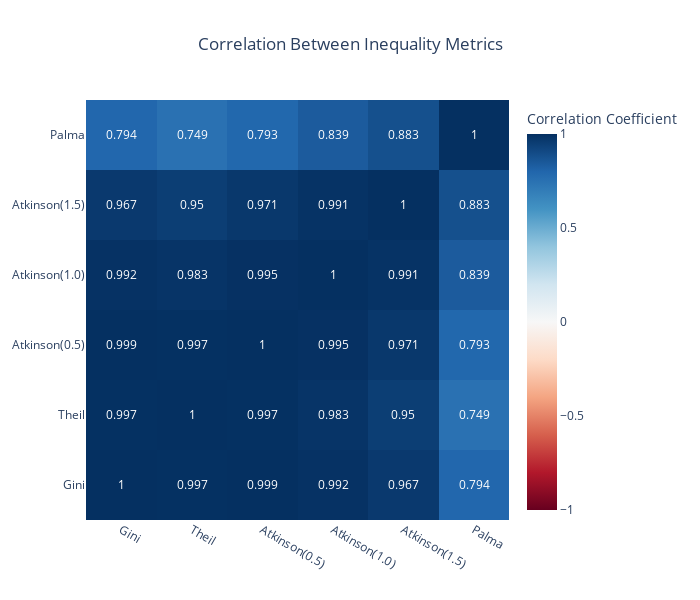

This figure's notebook cell:
### Code cell
# 3. Correlation Analysis Between Inequality Metrics

# Create correlation matrix
inequality_metrics = ['gini_coefficient', 'theil_index', 'atkinson_05', 'atkinson_10', 'atkinson_15', 'palma_ratio']
correlation_data = df_inequality[inequality_metrics].corr()

# Create heatmap
fig = go.Figure(data=go.Heatmap(
    z=correlation_data.values,
    x=['Gini', 'Theil', 'Atkinson(0.5)', 'Atkinson(1.0)', 'Atkinson(1.5)', 'Palma'],
    y=['Gini', 'Theil', 'Atkinson(0.5)', 'Atkinson(1.0)', 'Atkinson(1.5)', 'Palma'],
    colorscale='RdBu',
    zmid=0,
    colorbar=dict(title="Correlation Coefficient"),
    text=correlation_data.round(3).values,
    texttemplate="%{text}",
    textfont={"size": 12},
    hoverongaps=False
))

fig.update_layout(
    title="Correlation Between Inequality Metrics",
    title_x=0.5,
    width=700,
    height=600,
    xaxis=dict(side="bottom"),
    yaxis=dict(side="left")
)

fig.show()

print("🔗 Correlation Analysis Complete")
print("\n📋 Key Correlations:")
print(f"   • Gini ↔ Theil: {correlation_data.loc['gini_coefficient', 'theil_index']:.3f}")
print(f"   • Gini ↔ Atkinson(1.0): {correlation_data.loc['gini_coefficient', 'atkinson_10']:.3f}")
print(f"   • Gini ↔ Palma: {correlation_data.loc['gini_coefficient', 'palma_ratio']:.3f}")
print(f"   • Atkinson(0.5) ↔ Atkinson(1.5): {correlation_data.loc['atkinson_05', 'atkinson_15']:.3f}")

### Figure 1 — Plotly figure (JSON) as saved in the notebook; plotly's stock layout.template omitted (floating-point values rounded to 4 significant figures)
{"data": [{"colorbar": {"title": {"text": "Correlation Coefficient"}}, "colorscale": [[0, "rgb(103,0,31)"], [0.1, "rgb(178,24,43)"], [0.2, "rgb(214,96,77)"], [0.3, "rgb(244,165,130)"], [0.4, "rgb(253,219,199)"], [0.5, "rgb(247,247,247)"], [0.6, "rgb(209,229,240)"], [0.7, "rgb(146,197,222)"], [0.8, "rgb(67,147,195)"], [0.9, "rgb(33,102,172)"], [1, "rgb(5,48,97)"]], "hoverongaps": false, "text": [[1.0, 0.997, 0.999, 0.992, 0.967, 0.794], [0.997, 1.0, 0.997, 0.983, 0.95, 0.749], [0.999, 0.997, 1.0, 0.995, 0.971, 0.793], [0.992, 0.983, 0.995, 1.0, 0.991, 0.839], [0.967, 0.95, 0.971, 0.991, 1.0, 0.883], [0.794, 0.749, 0.793, 0.839, 0.883, 1.0]], "textfont": {"size": 12}, "texttemplate": "%{text}", "type": "heatmap", "x": ["Gini", "Theil", "Atkinson(0.5)", "Atkinson(1.0)", "Atkinson(1.5)", "Palma"], "y": ["Gini", "Theil", "Atkinson(0.5)", "Atkinson(1.0)", "Atkinson(1.5)", "Palma"], "z": [[1.0, 0.997, 0.9992, 0.9924, 0.9666, 0.7942], [0.997, 1.0, 0.9969, 0.9835, 0.95, 0.7495], [0.9992, 0.9969, 1.0, 0.9947, 0.9715, 0.7927], [0.9924, 0.9835, 0.9947, 1.0, 0.9906, 0.8392], [0.9666, 0.95, 0.9715, 0.9906, 1.0, 0.8832], [0.7942, 0.7495, 0.7927, 0.8392, 0.8832, 1.0]], "zmid": 0}], "layout": {"height": 600, "title": {"text": "Correlation Between Inequality Metrics", "x": 0.5}, "width": 700, "xaxis": {"side": "bottom"}, "yaxis": {"side": "left"}}}
